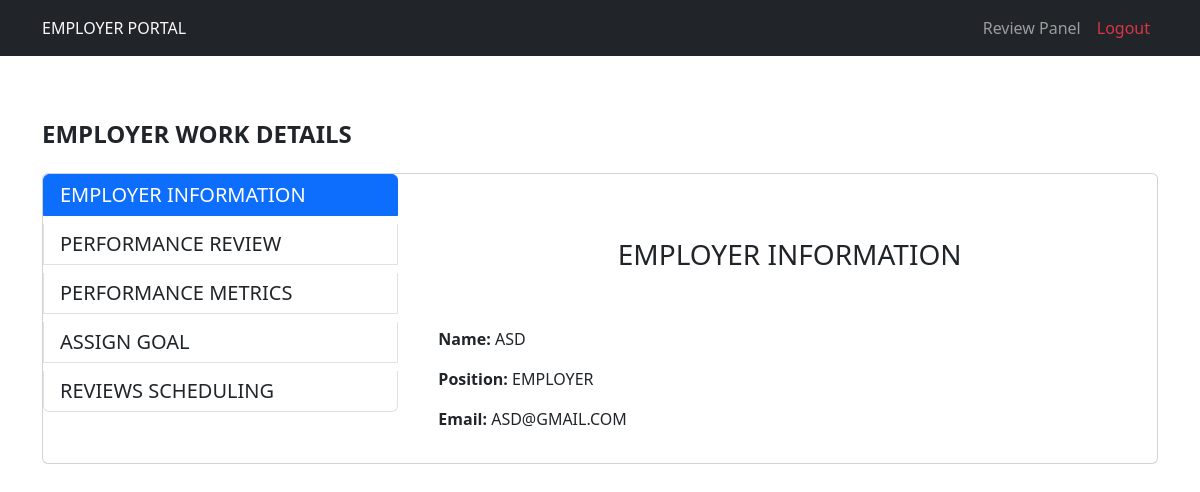
Page /work_desc/1/ on the earlier database version.
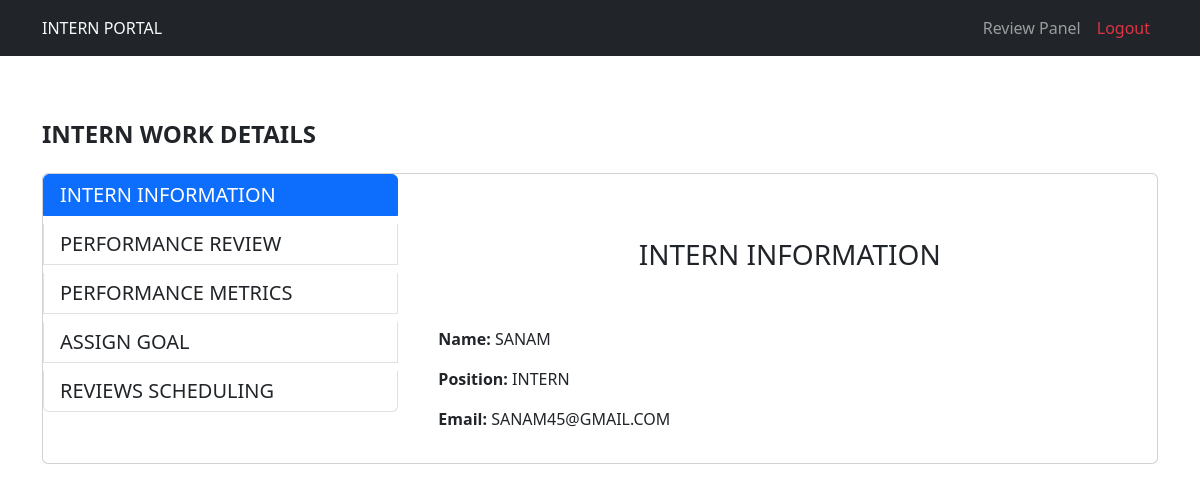
Same page on the later database version.
### accounts/models.py (models this page shows, shortened)
class CustomUser(AbstractUser):
    user_type = models.CharField(
        max_length=10,
        choices=UserTypes.choices,
        default=UserTypes.EMPLOYEE,
        verbose_name=_('User Type')
    )
    position = models.CharField(
        max_length=100,
        blank=True,
        null=True,
        verbose_name=_('Position')
    )
    profile_picture = models.ImageField(
        upload_to='profile_pictures/',
        null=True,
        blank=True,
        verbose_name=_('Profile Picture')
    )
    phone_number = models.CharField(
        max_length=15,
        blank=True,
        null=True,
        verbose_name=_('Phone Number')
    )
    department = models.CharField(
        max_length=100,
        blank=True,
        null=True,
        verbose_name=_('Department')
    )
    class Meta:
        verbose_name = _('User')
        verbose_name_plural = _('Users')

### accounts/views.py (the view, shortened to what this page needs)
# urls.py: path('work_desc/<int:user_id>/', views.work_desc, name='work_desc'),
def work_desc(request, user_id):
    user = get_object_or_404(CustomUser, id=user_id)
    performance_reviews = PerformanceReview.objects.filter(user=user).order_by("-id")[:3]
    upcoming_reviews = ReviewScheduling.objects.filter(user=user).order_by("-id")[:3]
    context = {
        'user': user,
        'performance_reviews': performance_reviews,
        'upcoming_reviews': upcoming_reviews,
    }
    return render(request, "manager/work_desc.html", context)

### templates/manager/Work_desc.html (shortened to what this page needs)
{% extends 'extend/base.html' %}
{% load static %}
{% block content %}
  <div class="container-fluid hero-header py-3">
    <div class="container py-5">
      <h4 class="fw-bold mb-4">{{ user.user_type|upper }} WORK DETAILS</h4>
      <div class="card overflow-hidden">
        <div class="row">
          <div class="col-md-4">
            <div class="list-group">
              <a class="list-group-item list-group-item-action active h5" data-bs-toggle="list" href="#account-general">{{ user.user_type|upper }} INFORMATION</a>
              <a class="list-group-item list-group-item-action h5" data-bs-toggle="list" href="#perfom_review">PERFORMANCE REVIEW</a>
              <a class="list-group-item list-group-item-action h5" data-bs-toggle="list" href="#performance_metrics">PERFORMANCE METRICS</a>
              <a class="list-group-item list-group-item-action h5" data-bs-toggle="list" href="#assign-goal">ASSIGN GOAL</a>
              <a class="list-group-item list-group-item-action h5" data-bs-toggle="list" href="#review-scheduling">REVIEWS SCHEDULING</a>
            </div>
          </div>
          <div class="col-md-8">
            <div class="tab-content p-3">
              <div class="tab-pane fade show active" id="account-general">
                <h3 class="text-center py-5">{{ user.user_type|upper }} INFORMATION</h3>
                <p>
                  <strong>Name:</strong> {{ user.username|upper }}
                </p>
                <p>
                  <strong>Position:</strong> {{ user.user_type|upper }}
                </p>
                <p>
                  <strong>Email:</strong> {{ user.email|upper }}
                </p>
              </div>
          </div>
        </div>
      </div>
    </div>
  </div>
</div>
{% endblock %}

### templates/extend/base.html
{% include "include/header.html" %}
{% block content %}
{% endblock content %}

### templates/include/header.html (shortened to what this page needs)
<!DOCTYPE html>
{% load static %}
<html lang="en">
<head>
    <link href="https://cdn.jsdelivr.net/npm/bootstrap@5.3.0/dist/css/bootstrap.min.css" rel="stylesheet">
</head>
<body>
    <nav class="navbar navbar-expand-lg navbar-dark bg-dark">
        <div class="container text-light">
        {% if user.is_authenticated %}
            {{ user.user_type|upper }} PORTAL
        {% else %}
            Please log in.
        {% endif %}
            <div class="collapse navbar-collapse" id="navbarNav">
                <ul class="navbar-nav ms-auto">
                    <li class="nav-item"><a class="nav-link " href="#">Review Panel</a></li>
                    <li class="nav-item"><a class="nav-link text-danger" href="{% url 'logout' %}">Logout</a></li>
                </ul>
            </div>
        </div>
    </nav>

Differences in the rows shown:
changed CustomUser: user_type "EMPLOYER" → "INTERN"; username "ASD" → "SANAM"; email "ASD@GMAIL.COM" → "SANAM45@GMAIL.COM"
